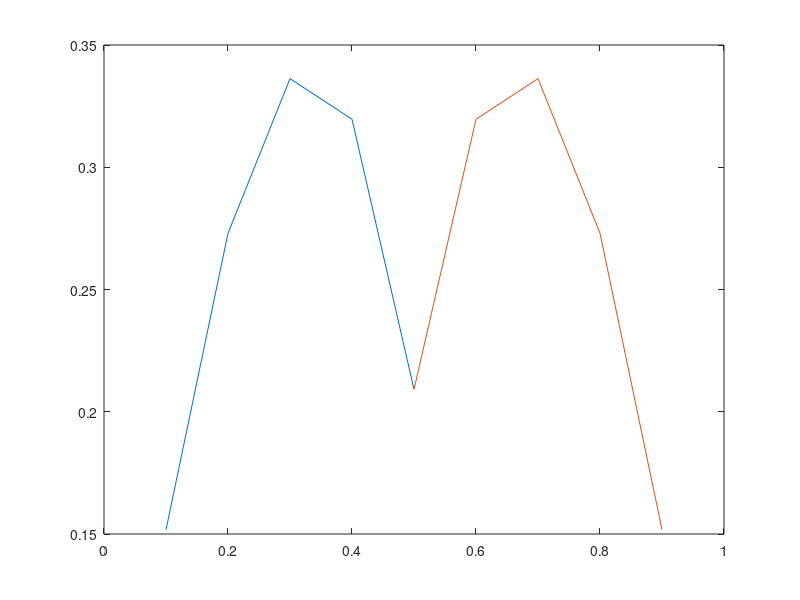

The MATLAB script that drew this image:
clear;
clc;

% Number of Points
n = 11;

% Mesh Size
h = 1/(n-1);

% Parameters
Nmax = 500;
tol = (h^2)*0.1;

overlap = 1; % must be odd
op_old = (overlap+1)/2; % initial development wasd done with this variable named as overlap
                        % but it doesn't accuretly express the overlap value leading to issues
                        % in generalization. The variable above correctly reflects real overlap
                        % and I am too lazy to adjust the code, for the time being  

% Number of Points per domain
nd = (n-1)/2 + op_old;

% Coefficient Matrix
A = -gallery("tridiag",nd-1);

% RHS Function
f = @(x) - (pi^2)*sin(pi*x);

% Grid positions
x1 = (h:h:(((n-1)/2+op_old-1)*h))';
x2 = ((((n-1)/2-op_old+1)*h):h:1-h)';

% Initial RHS
b1 = h^2*f(x1);
b2 = h^2*f(x2);

% Initial Solutions
u1 = A\b1;
u2 = A\b2;
uc = u2(op_old);

b1t = b1;
b2t = b2;

for iter = 1:Nmax
    plot(x1,u1);
    hold;
    plot(x2,u2);
    hold off;

    [u1 u2]
    % aa = input('');

    b1t = b1;
    b2t = b2;

    b1t((end-overlap)+1:end) = b1t((end-overlap)+1:end)-u2(2);
    b2t(1:(overlap-1)) = b2t(1:(overlap-1))-u1(end-1);

    ucp = u2(op_old);
    u1 = A\b1t;
    u2 = A\b2t;
    uc = u2(op_old);

    if norm(ucp-uc)<tol
        break;
    end

end

u = [u1(1:end-op_old); u2];
xx = h:h:((n-2)*h)';
u_ = @(x) sin(pi*x);

error = abs(u_(xx)'-u);
max(error)';
